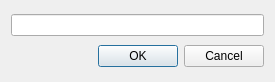
<?xml version="1.0" encoding="UTF-8"?>
<ui version="4.0">
 <class>encryptionKeyDialog</class>
 <widget class="QDialog" name="encryptionKeyDialog">
  <property name="geometry">
   <rect>
    <x>0</x>
    <y>0</y>
    <width>275</width>
    <height>82</height>
   </rect>
  </property>
  <property name="windowTitle">
   <string>Dialog</string>
  </property>
  <layout class="QVBoxLayout" name="verticalLayout">
   <item>
    <widget class="QLineEdit" name="encryptionKeyLine"/>
   </item>
   <item>
    <widget class="QDialogButtonBox" name="encryptionKeyButtons">
     <property name="orientation">
      <enum>Qt::Horizontal</enum>
     </property>
     <property name="standardButtons">
      <set>QDialogButtonBox::Cancel|QDialogButtonBox::Ok</set>
     </property>
    </widget>
   </item>
  </layout>
 </widget>
 <resources/>
 <connections>
  <connection>
   <sender>encryptionKeyButtons</sender>
   <signal>accepted()</signal>
   <receiver>encryptionKeyDialog</receiver>
   <slot>accept()</slot>
   <hints>
    <hint type="sourcelabel">
     <x>248</x>
     <y>254</y>
    </hint>
    <hint type="destinationlabel">
     <x>157</x>
     <y>274</y>
    </hint>
   </hints>
  </connection>
  <connection>
   <sender>encryptionKeyButtons</sender>
   <signal>rejected()</signal>
   <receiver>encryptionKeyDialog</receiver>
   <slot>reject()</slot>
   <hints>
    <hint type="sourcelabel">
     <x>316</x>
     <y>260</y>
    </hint>
    <hint type="destinationlabel">
     <x>286</x>
     <y>274</y>
    </hint>
   </hints>
  </connection>
 </connections>
</ui>
